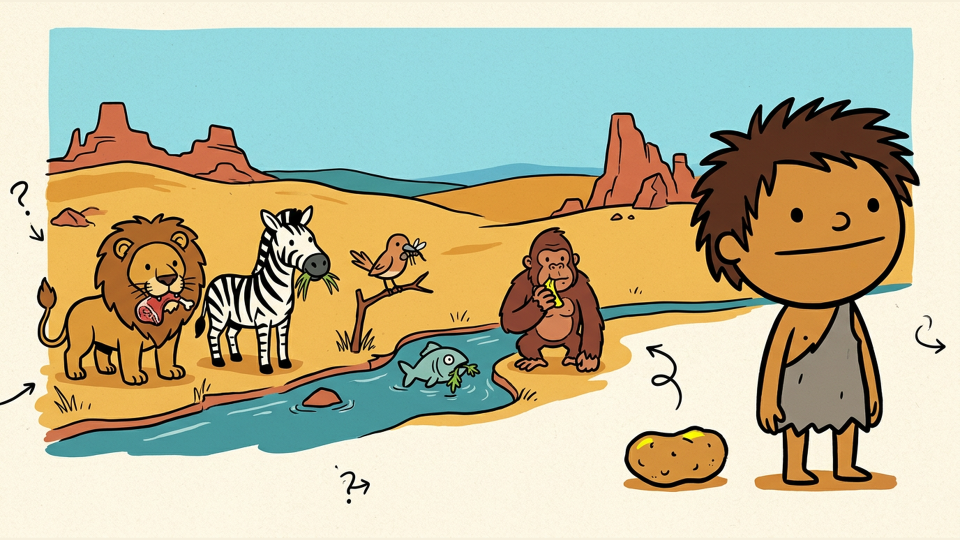
#> input picture frames/beat01m01.png, 1920 x 1080 px (shown at 1/2 size); its folder holds only this picture in this run
$ python pool_frames.py
#> lines starting #> are read from the running program, lines starting #| are printed output that depends on the picture
"""Stage 7 helper: frames/beatNNmNN.png -> pool/beatNNmNN_v00_s00000.png.

Keeps the originals untouched (copy, never rename) and normalises every frame
to exactly WIDTHxHEIGHT with a LANCZOS resize. No cropping, no stretching:
if the source aspect differs by more than 1% we letterbox with edge-coloured
padding instead of distorting the picture.
"""
from __future__ import annotations

import argparse
import glob
import os

from PIL import Image


def normalise(src: str, dst: str, size: tuple[int, int], colors: int = 256) -> dict:
#> called with src = 'frames/beat01m01.png', dst = 'pool/beat01m01_v00_s00000.png', size = (1376, 768), colors = 256
    im = Image.open(src).convert("RGB")
#> im is the input picture: PIL image 1920x1080 RGB; mean R, G, B 189.2, 185.6, 156.1
    ow, oh = im.size
#> ow = 1920; oh = 1080
    tw, th = size
    src_ar, dst_ar = ow / oh, tw / th
#> src_ar = 1.78; dst_ar = 1.79
    if abs(src_ar - dst_ar) / dst_ar <= 0.01:
        im = im.resize(size, Image.LANCZOS)
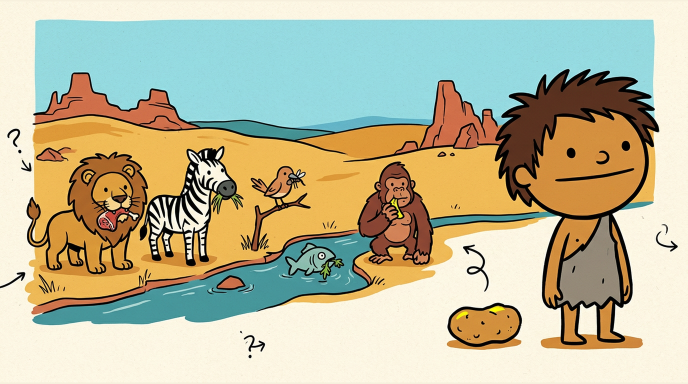
#> im: PIL image 1376x768 RGB (shown at 1/2 size); mean R, G, B 189.2, 185.6, 156.2
        mode = "resize"
    else:
        if src_ar > dst_ar:  # too wide -> fit width, pad top/bottom
            nw, nh = tw, max(1, round(oh * tw / ow))
        else:                # too tall -> fit height, pad left/right
            nw, nh = max(1, round(ow * th / oh)), th
        small = im.resize((nw, nh), Image.LANCZOS)
        edge = small.getpixel((nw // 2, 0)) if src_ar < dst_ar else small.getpixel((0, nh // 2))
        canvas = Image.new("RGB", size, edge)
        canvas.paste(small, ((tw - nw) // 2, (th - nh) // 2))
        im = canvas
        mode = f"pad({src_ar:.3f}->{dst_ar:.3f})"
    os.makedirs(os.path.dirname(os.path.abspath(dst)), exist_ok=True)
    if colors and 2 <= colors <= 256:
        im = im.quantize(colors=colors, method=Image.FASTOCTREE,
                        dither=Image.FLOYDSTEINBERG)
#> im: PIL image 1376x768 P
    im.save(dst, "PNG", optimize=True, compress_level=9)
    return {"source_size": [ow, oh], "mode": mode}


def main() -> None:
    ap = argparse.ArgumentParser()
    ap.add_argument("--frames", default="frames")
    ap.add_argument("--out", default="pool")
    ap.add_argument("--pick", type=int, default=0)
    ap.add_argument("--size", default="1376x768")
    ap.add_argument("--colors", type=int, default=256,
                    help="palette size for the pool PNG (0 keeps full RGB)")
    args = ap.parse_args()
    tw, th = (int(x) for x in args.size.lower().split("x"))

    srcs = sorted(glob.glob(os.path.join(args.frames, "beat*m*.png")))
    if not srcs:
        raise SystemExit(f"[pool_frames] no beat*m*.png in {args.frames}")
    for src in srcs:
        key = os.path.splitext(os.path.basename(src))[0]
        dst = os.path.join(args.out, f"{key}_v{args.pick:02d}_s00000.png")
        info = normalise(src, dst, (tw, th), args.colors)
        print(f"[pool_frames] {os.path.basename(src)} {info['source_size']} "
              f"-> {os.path.basename(dst)} {info['mode']}")
#| [pool_frames] beat01m01.png [1920, 1080] -> beat01m01_v00_s00000.png resize
    print(f"[pool_frames] {len(srcs)} frames in pool, all {tw}x{th}")


if __name__ == "__main__":
    main()

$ run again, on frames/beat01m05.png
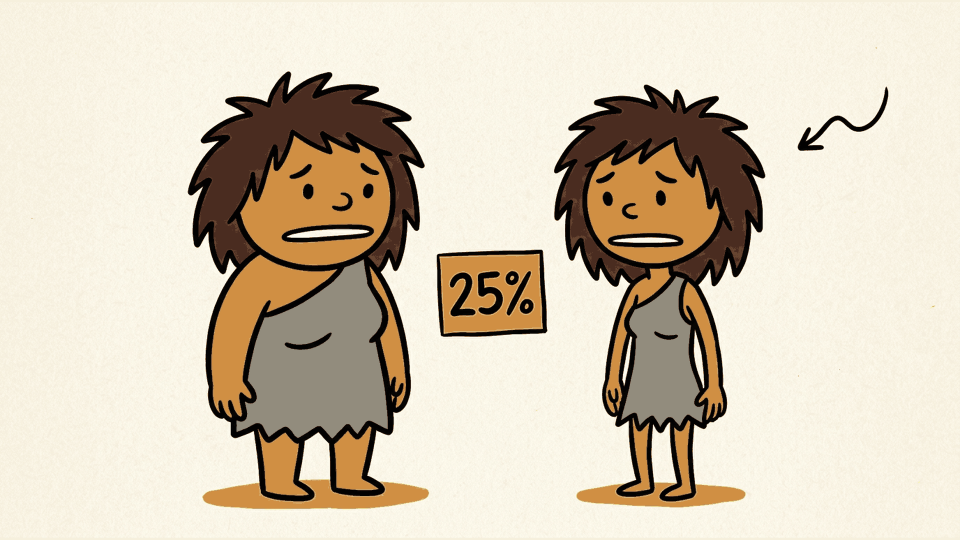
#> input picture frames/beat01m05.png, 1920 x 1080 px (shown at 1/2 size)
#> in normalise, im is the input picture: PIL image 1920x1080 RGB; mean R, G, B 214, 202.3, 182.6
#> in normalise, `im = im.resize(size, Image.LANCZOS)`:
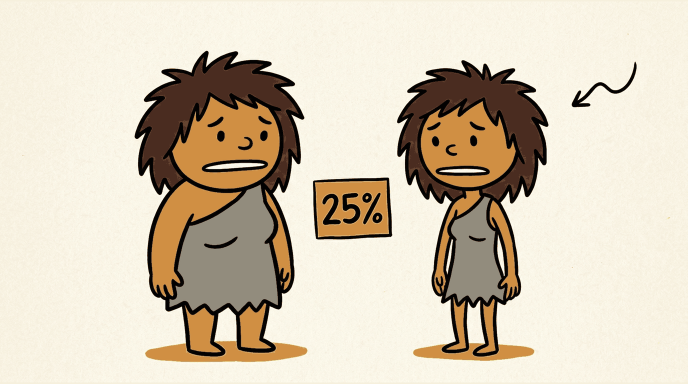
#> im: PIL image 1376x768 RGB (shown at 1/2 size); mean R, G, B 214, 202.3, 182.6
#| [pool_frames] beat01m05.png [1920, 1080] -> beat01m05_v00_s00000.png resize

$ run again, on frames/beat01m06.png
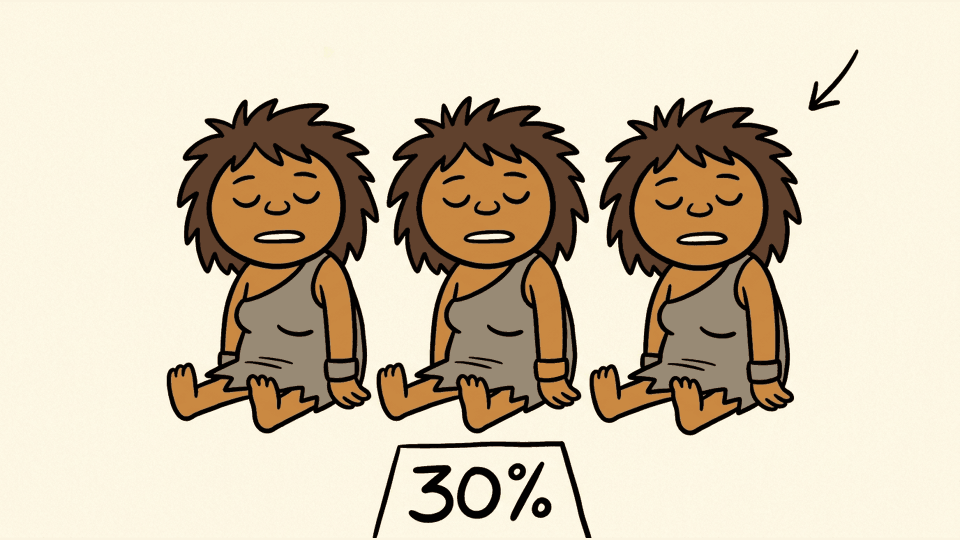
#> input picture frames/beat01m06.png, 1920 x 1080 px (shown at 1/2 size)
#> in normalise, im is the input picture: PIL image 1920x1080 RGB; mean R, G, B 211.7, 198.2, 175.4
#> in normalise, `im = im.resize(size, Image.LANCZOS)`:
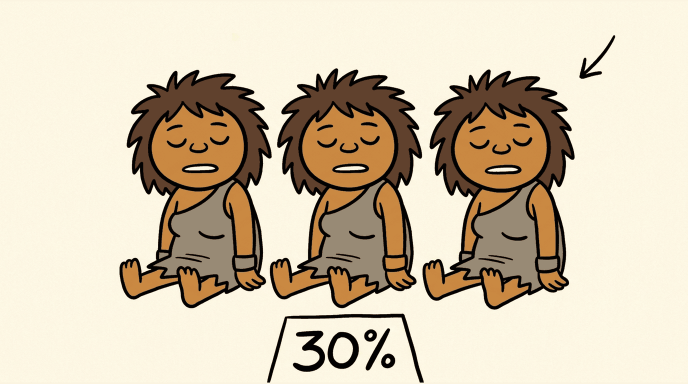
#> im: PIL image 1376x768 RGB (shown at 1/2 size); mean R, G, B 211.7, 198.3, 175.4
#| [pool_frames] beat01m06.png [1920, 1080] -> beat01m06_v00_s00000.png resize
